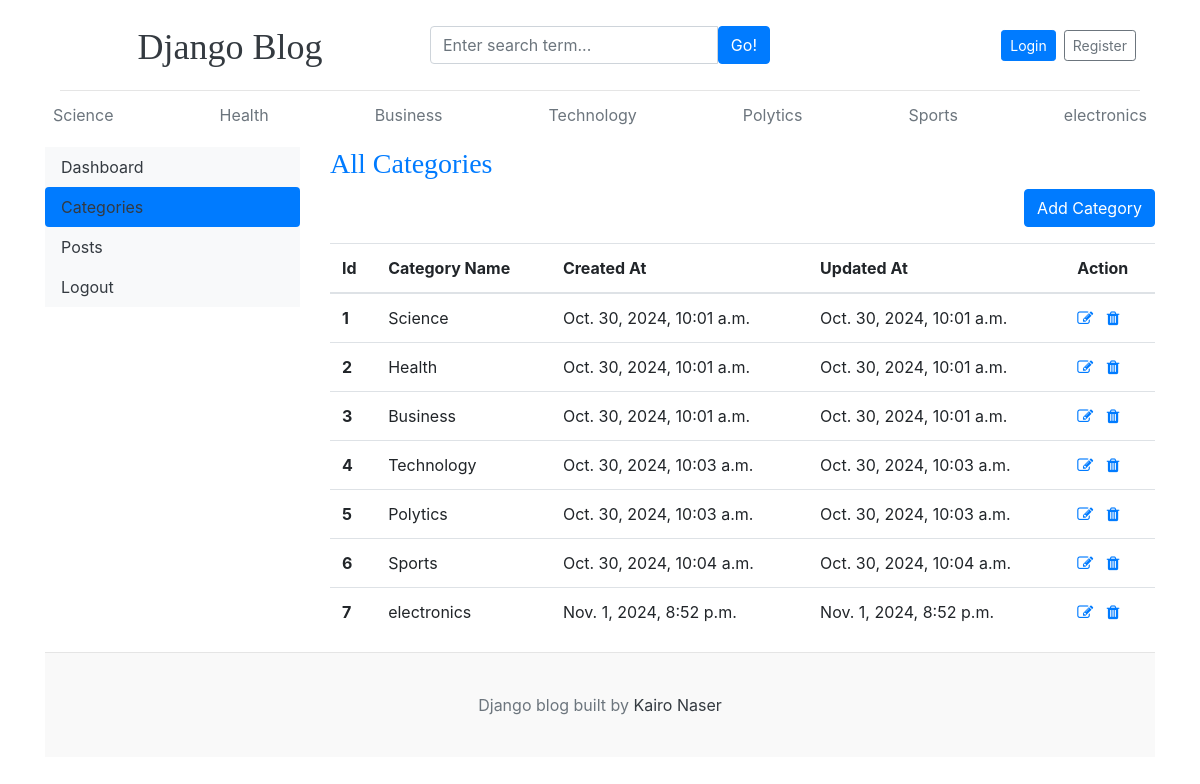
The page /dashboard/categories/ on the database as committed earlier.
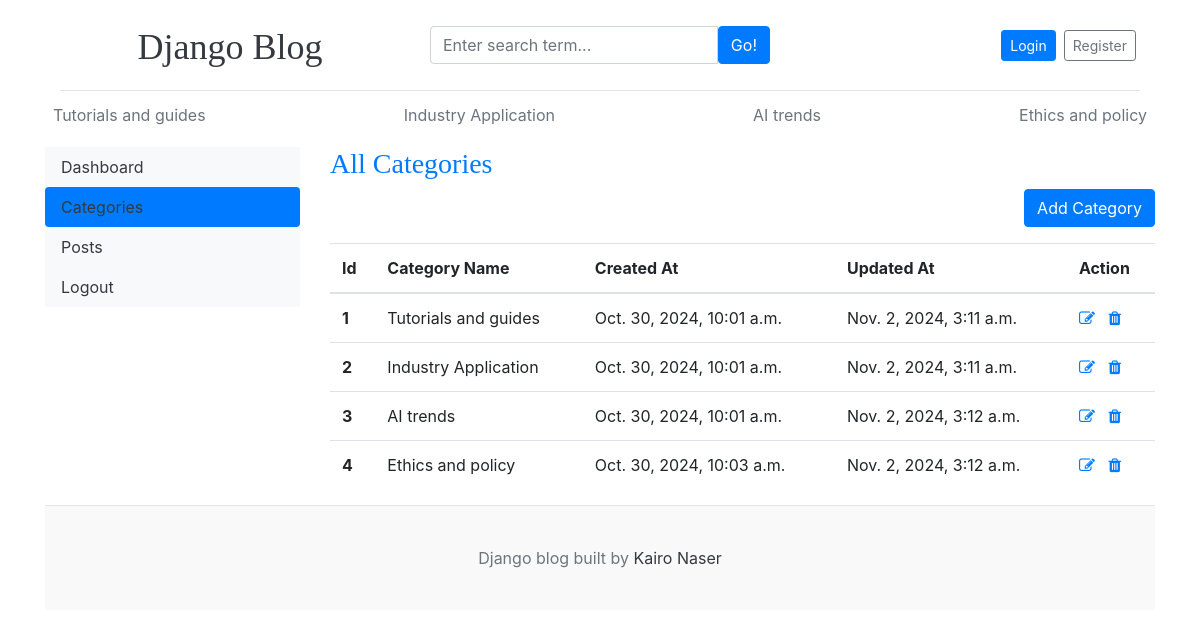
The same page on the database as committed later.
### blogs/models.py (models this page shows, shortened)
class Category(models.Model):
    category_name = models.CharField(max_length=50, unique=True)
    created_at = models.DateTimeField(auto_now_add=True)
    updated_at = models.DateTimeField(auto_now=True)
    class Meta:
        verbose_name_plural ='Categories'

### dashboard/views.py (the view)
# urls.py: path('categories/',views.categories, name='categories'),
def categories(request):
    return render(request,'dashboard/categories.html')

### blogs/context_processors.py (called while the page is built)
def get_categories(request):
    categories = Category.objects.all()
    return dict(categories=categories)

### templates/dashboard/categories.html
{% extends 'base/base.html' %}
{% block content %}
<div class="row">
{% include './leftside.html' %}
      <div class="col-md-9">
        <h3 class="text-primary">All Categories</h3>
        <a href="{% url 'add_categories' %}" class="btn btn-primary text-white float-right mb-3">Add Category</a>
        <div class="table-responsive">
            <table class="table table-hover">
                <thead>
                  <tr>
                    <th >Id</th>
                    <th >Category Name</th>
                    <th >Created At</th>
                    <th >Updated At</th>
                    <th >Action</th>
                  </tr>
                </thead>
                <tbody>
                    {% for cat in categories%}
                  <tr>
                    <th scope="row">{{forloop.counter}}</th>
                    <td>{{cat.category_name}}</td>
                    <td>{{cat.created_at}}</td>
                    <td>{{cat.updated_at}}</td>
                    <td> <a href="{% url 'edit_categories' cat.id %}"><i class="fa fa-edit text-primary"></i></a> &nbsp;
                       <a href="{% url 'delete_categories' cat.id %}">  <i class="fa fa-trash text-primary"></i></a>
                </td>
                  </tr>
                  {%endfor%}
                </tbody>
              </table>
        </div>
      </div>
</div>
{% endblock %}

### templates/base/header.html (shortened to what this page needs)
{%load static%}
<!DOCTYPE html>
<html lang="en">
<head>
    <link href="https://getbootstrap.com/docs/4.0/dist/css/bootstrap.min.css" rel="stylesheet">
    <link rel="stylesheet" href="{%static 'css/blog.css'%}">
    <link rel="stylesheet" href="https://cdnjs.cloudflare.com/ajax/libs/font-awesome/6.6.0/css/fontawesome.min.css" />
    <link rel="stylesheet" href="https://cdnjs.cloudflare.com/ajax/libs/font-awesome/4.7.0/css/font-awesome.min.css">
  </head>
<body>
    <div class="container"><div class="container">
      <header class="blog-header py-3">
        <div class="row justify-content-between align-items-center">
          <div class="col-12 col-md-4 pt-1 text-center text-md-start">
            <a class="blog-header-logo text-dark" href="/">Django Blog</a>
          </div>
          <div class="col-12 col-md-4 my-2 my-md-0">
            <form action="{% url 'search' %}" method="GET" class="d-flex justify-content-center">
              <div class="input-group">
                <input
                  class="form-control"
                  name="keyword"
                  type="text"
                  placeholder="Enter search term..."
                  aria-label="Enter search term..."
                  aria-describedby="button-search"
                  required
                />
                <button type="submit" class="btn btn-primary" id="button-search">Go!</button>
              </div>
            </form>
          </div>
          <div class="col-12 col-md-4 d-flex justify-content-center justify-content-md-end align-items-center">
            {% if not user.is_authenticated %}
            <a class="btn btn-sm btn-primary mx-1" href="{% url 'login' %}">Login</a>
            <a class="btn btn-sm btn-outline-secondary mx-1" href="{% url 'register' %}">Register</a>
            {% else %}
            <a href="{% url 'dashboard' %}" class="btn btn-sm btn-primary mx-1">Dashboard</a>
            <a href="{% url 'logout' %}" class="btn btn-sm btn-outline-secondary mx-1">Logout</a>
            {% endif %}
          </div>
        </div>
      </header>
    </div>
      <div class="nav-scroller py-1 mb-2">
        <nav class="nav d-flex justify-content-between">
          {%for cat in categories%}
          <a class="p-2 text-muted" href="{% url 'posts_by_category' cat.id %}">{{cat.category_name}}</a>
         {%endfor%}
        </nav>
      </div>

Rows that differ between the two databases and show on the page:
removed Category: category_name "Polytics", created_at "Oct. 30, 2024, 10:03 a.m.", updated_at "Oct. 30, 2024, 10:03 a.m."
removed Category: category_name "Sports", created_at "Oct. 30, 2024, 10:04 a.m.", updated_at "Oct. 30, 2024, 10:04 a.m."
removed Category: category_name "electronics", created_at "Nov. 1, 2024, 8:52 p.m.", updated_at "Nov. 1, 2024, 8:52 p.m."
changed Category: category_name "Science" → "Tutorials and guides"; updated_at "Oct. 30, 2024, 10:01 a.m." → "Nov. 2, 2024, 3:11 a.m."
changed Category: category_name "Health" → "Industry Application"; updated_at "Oct. 30, 2024, 10:01 a.m." → "Nov. 2, 2024, 3:11 a.m."
changed Category: category_name "Business" → "AI trends"; updated_at "Oct. 30, 2024, 10:01 a.m." → "Nov. 2, 2024, 3:12 a.m."
changed Category: category_name "Technology" → "Ethics and policy"; updated_at "Oct. 30, 2024, 10:03 a.m." → "Nov. 2, 2024, 3:12 a.m."
